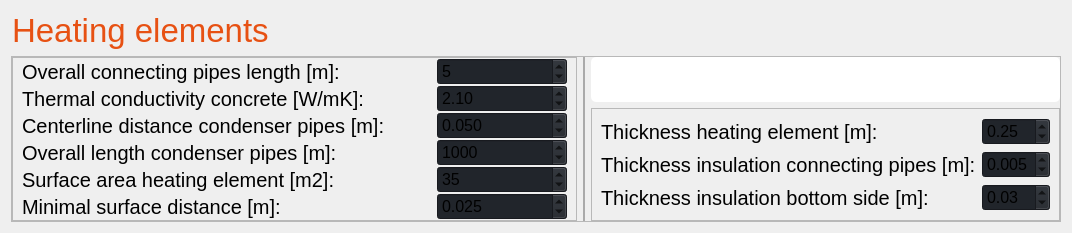
                     <widget class="QWidget" name="heating_element">
                      <layout class="QVBoxLayout" name="verticalLayout_57">
                       <item>
                        <widget class="QFrame" name="frame_71">
                         <property name="maximumSize">
                          <size>
                           <width>16777215</width>
                           <height>60</height>
                          </size>
                         </property>
                         <property name="styleSheet">
                          <string notr="true">background: transparent;</string>
                         </property>
                         <property name="frameShape">
                          <enum>QFrame::StyledPanel</enum>
                         </property>
                         <property name="frameShadow">
                          <enum>QFrame::Raised</enum>
                         </property>
                         <layout class="QVBoxLayout" name="verticalLayout_56">
                          <property name="spacing">
                           <number>0</number>
                          </property>
                          <property name="leftMargin">
                           <number>0</number>
                          </property>
                          <property name="topMargin">
                           <number>0</number>
                          </property>
                          <property name="rightMargin">
                           <number>0</number>
                          </property>
                          <property name="bottomMargin">
                           <number>0</number>
                          </property>
                          <item>
                           <widget class="QLabel" name="label_83">
                            <property name="font">
                             <font>
                              <pointsize>25</pointsize>
                              <italic>false</italic>
                              <bold>false</bold>
                             </font>
                            </property>
                            <property name="styleSheet">
                             <string notr="true">color: #e75113;background: transparent;</string>
                            </property>
                            <property name="text">
                             <string>Heating elements</string>
                            </property>
                           </widget>
                          </item>
                         </layout>
                        </widget>
                       </item>
                       <item>
                        <widget class="QFrame" name="frame_67">
                         <property name="frameShape">
                          <enum>QFrame::StyledPanel</enum>
                         </property>
                         <property name="frameShadow">
                          <enum>QFrame::Raised</enum>
                         </property>
                         <layout class="QGridLayout" name="gridLayout_27">
                          <property name="leftMargin">
                           <number>0</number>
                          </property>
                          <property name="topMargin">
                           <number>0</number>
                          </property>
                          <property name="rightMargin">
                           <number>0</number>
                          </property>
                          <property name="bottomMargin">
                           <number>0</number>
                          </property>
                          <item row="0" column="0" rowspan="2">
                           <widget class="QFrame" name="frame_68">
                            <property name="frameShape">
                             <enum>QFrame::StyledPanel</enum>
                            </property>
                            <property name="frameShadow">
                             <enum>QFrame::Raised</enum>
                            </property>
                            <layout class="QGridLayout" name="gridLayout_28">
                             <property name="leftMargin">
                              <number>9</number>
                             </property>
                             <property name="topMargin">
                              <number>0</number>
                             </property>
                             <property name="rightMargin">
                              <number>9</number>
                             </property>
                             <property name="bottomMargin">
                              <number>0</number>
                             </property>
                             <property name="horizontalSpacing">
                              <number>15</number>
                             </property>
                             <property name="verticalSpacing">
                              <number>0</number>
                             </property>
                             <item row="0" column="0">
                              <widget class="QLabel" name="label_73">
                               <property name="font">
                                <font>
                                 <pointsize>15</pointsize>
                                 <italic>false</italic>
                                 <bold>false</bold>
                                </font>
                               </property>
                               <property name="toolTip">
                                <string>&lt;html&gt;&lt;head/&gt;&lt;body&gt;&lt;p&gt;&lt;span style=&quot; font-size:11pt;&quot;&gt;Total length of all borehole-to-heating element connections (one connection per borehole).&lt;/span&gt;&lt;/p&gt;&lt;p&gt;&lt;span style=&quot; font-size:11pt;&quot;&gt;These connections contain the heatpipes from the boreholes as a bundle.&lt;/span&gt;&lt;/p&gt;&lt;/body&gt;&lt;/html&gt;</string>
                               </property>
                               <property name="toolTipDuration">
                                <number>30000</number>
                               </property>
                               <property name="text">
                                <string>Overall connecting pipes length [m]:</string>
                               </property>
                              </widget>
                             </item>
                             <item row="6" column="0">
                              <widget class="QLabel" name="label_77">
                               <property name="minimumSize">
                                <size>
                                 <width>400</width>
                                 <height>0</height>
                                </size>
                               </property>
                               <property name="maximumSize">
                                <size>
                                 <width>16777215</width>
                                 <height>16777215</height>
                                </size>
                               </property>
                               <property name="font">
                                <font>
                                 <pointsize>15</pointsize>
                                 <italic>false</italic>
                                 <bold>false</bold>
                                </font>
                               </property>
                               <property name="toolTip">
                                <string>&lt;html&gt;&lt;head/&gt;&lt;body&gt;&lt;p&gt;&lt;span style=&quot; font-size:11pt;&quot;&gt;Total area of thermal activated surface.&lt;/span&gt;&lt;/p&gt;&lt;/body&gt;&lt;/html&gt;</string>
                               </property>
                               <property name="toolTipDuration">
                                <number>30000</number>
                               </property>
                               <property name="text">
                                <string>Surface area heating element [m2]:</string>
                               </property>
                              </widget>
                             </item>
                             <item row="0" column="1">
                              <widget class="QSpinBox" name="sb_l_An">
                               <property name="minimumSize">
                                <size>
                                 <width>130</width>
                                 <height>0</height>
                                </size>
                               </property>
                               <property name="maximumSize">
                                <size>
                                 <width>16777215</width>
                                 <height>16777215</height>
                                </size>
                               </property>
                               <property name="font">
                                <font>
                                 <pointsize>12</pointsize>
                                 <italic>false</italic>
                                 <bold>false</bold>
                                </font>
                               </property>
                               <property name="styleSheet">
                                <string notr="true">background-color: rgb(33, 37, 43);</string>
                               </property>
                               <property name="minimum">
                                <number>1</number>
                               </property>
                               <property name="maximum">
                                <number>1000</number>
                               </property>
                               <property name="value">
                                <number>5</number>
                               </property>
                              </widget>
                             </item>
                             <item row="7" column="1">
                              <widget class="QDoubleSpinBox" name="sb_x_min">
                               <property name="font">
                                <font>
                                 <pointsize>12</pointsize>
                                 <italic>false</italic>
                                 <bold>false</bold>
                                </font>
                               </property>
                               <property name="styleSheet">
                                <string notr="true">background-color: rgb(33, 37, 43);</string>
                               </property>
                               <property name="decimals">
                                <number>3</number>
                               </property>
                               <property name="maximum">
                                <double>5.000000000000000</double>
                               </property>
                               <property name="value">
                                <double>0.025000000000000</double>
                               </property>
                              </widget>
                             </item>
                             <item row="7" column="0">
                              <widget class="QLabel" name="label_78">
                               <property name="font">
                                <font>
                                 <pointsize>15</pointsize>
                                 <italic>false</italic>
                                 <bold>false</bold>
                                </font>
                               </property>
                               <property name="toolTip">
                                <string>&lt;html&gt;&lt;head/&gt;&lt;body&gt;&lt;p&gt;&lt;span style=&quot; font-size:11pt;&quot;&gt;Minimum vertical piping-to-surface distance inside heating element.&lt;/span&gt;&lt;/p&gt;&lt;p&gt;&lt;span style=&quot; font-size:11pt;&quot;&gt;Schematics symbol: x_min&lt;/span&gt;&lt;/p&gt;&lt;/body&gt;&lt;/html&gt;</string>
                               </property>
                               <property name="toolTipDuration">
                                <number>30000</number>
                               </property>
                               <property name="text">
                                <string>Minimal surface distance [m]:</string>
                               </property>
                              </widget>
                             </item>
                             <item row="2" column="1">
                              <widget class="QDoubleSpinBox" name="sb_lambda_Bet">
                               <property name="font">
                                <font>
                                 <pointsize>12</pointsize>
                                 <italic>false</italic>
                                 <bold>false</bold>
                                </font>
                               </property>
                               <property name="styleSheet">
                                <string notr="true">background-color: rgb(33, 37, 43);</string>
                               </property>
                               <property name="decimals">
                                <number>2</number>
                               </property>
                               <property name="maximum">
                                <double>10.000000000000000</double>
                               </property>
                               <property name="singleStep">
                                <double>0.050000000000000</double>
                               </property>
                               <property name="value">
                                <double>2.100000000000000</double>
                               </property>
                              </widget>
                             </item>
                             <item row="2" column="0">
                              <widget class="QLabel" name="label_75">
                               <property name="font">
                                <font>
                                 <pointsize>15</pointsize>
                                 <italic>false</italic>
                                 <bold>false</bold>
                                </font>
                               </property>
                               <property name="toolTip">
                                <string>&lt;html&gt;&lt;head/&gt;&lt;body&gt;&lt;p&gt;&lt;span style=&quot; font-size:11pt;&quot;&gt;Thermal conductivity of concrete material heating element.&lt;/span&gt;&lt;/p&gt;&lt;p&gt;&lt;span style=&quot; font-size:11pt;&quot;&gt;Schematics symbol: lambda_C&lt;/span&gt;&lt;/p&gt;&lt;/body&gt;&lt;/html&gt;</string>
                               </property>
                               <property name="toolTipDuration">
                                <number>30000</number>
                               </property>
                               <property name="text">
                                <string>Thermal conductivity concrete [W/mK]:</string>
                               </property>
                              </widget>
                             </item>
                             <item row="4" column="0">
                              <widget class="QLabel" name="label_76">
                               <property name="font">
                                <font>
                                 <pointsize>15</pointsize>
                                 <italic>false</italic>
                                 <bold>false</bold>
                                </font>
                               </property>
                               <property name="toolTip">
                                <string>&lt;html&gt;&lt;head/&gt;&lt;body&gt;&lt;p&gt;&lt;span style=&quot; font-size:11pt;&quot;&gt;Centerline distance of the equidistant heatpipes inside the heating element.&lt;/span&gt;&lt;/p&gt;&lt;p&gt;&lt;span style=&quot; font-size:11pt;&quot;&gt;Schematics symbol: s_R&lt;/span&gt;&lt;/p&gt;&lt;/body&gt;&lt;/html&gt;</string>
                               </property>
                               <property name="text">
                                <string>Centerline distance condenser pipes [m]:</string>
                               </property>
                              </widget>
                             </item>
                             <item row="5" column="0">
                              <widget class="QLabel" name="label_74">
                               <property name="font">
                                <font>
                                 <pointsize>15</pointsize>
                                 <italic>false</italic>
                                 <bold>false</bold>
                                </font>
                               </property>
                               <property name="toolTip">
                                <string>&lt;html&gt;&lt;head/&gt;&lt;body&gt;&lt;p&gt;&lt;span style=&quot; font-size:11pt;&quot;&gt;Total length of all condensor pipes inside heating element.&lt;/span&gt;&lt;/p&gt;&lt;/body&gt;&lt;/html&gt;</string>
                               </property>
                               <property name="toolTipDuration">
                                <number>30000</number>
                               </property>
                               <property name="text">
                                <string>Overall length condenser pipes [m]:</string>
                               </property>
                              </widget>
                             </item>
                             <item row="4" column="1">
                              <widget class="QDoubleSpinBox" name="sb_s_R">
                               <property name="minimumSize">
                                <size>
                                 <width>130</width>
                                 <height>0</height>
                                </size>
                               </property>
                               <property name="maximumSize">
                                <size>
                                 <width>16777215</width>
                                 <height>16777215</height>
                                </size>
                               </property>
                               <property name="font">
                                <font>
                                 <pointsize>12</pointsize>
                                 <italic>false</italic>
                                 <bold>false</bold>
                                </font>
                               </property>
                               <property name="styleSheet">
                                <string notr="true">background-color: rgb(33, 37, 43);</string>
                               </property>
                               <property name="decimals">
                                <number>3</number>
                               </property>
                               <property name="maximum">
                                <double>10.000000000000000</double>
                               </property>
                               <property name="singleStep">
                                <double>0.001000000000000</double>
                               </property>
                               <property name="value">
                                <double>0.050000000000000</double>
                               </property>
                              </widget>
                             </item>
                             <item row="5" column="1">
                              <widget class="QSpinBox" name="sb_l_R">
                               <property name="font">
                                <font>
                                 <pointsize>12</pointsize>
                                 <italic>false</italic>
                                 <bold>false</bold>
                                </font>
                               </property>
                               <property name="styleSheet">
                                <string notr="true">background-color: rgb(33, 37, 43);</string>
                               </property>
                               <property name="maximum">
                                <number>5000</number>
                               </property>
                               <property name="value">
                                <number>1000</number>
                               </property>
                               <property name="displayIntegerBase">
                                <number>10</number>
                               </property>
                              </widget>
                             </item>
                             <item row="6" column="1">
                              <widget class="QSpinBox" name="sb_A_he">
                               <property name="font">
                                <font>
                                 <pointsize>12</pointsize>
                                 <italic>false</italic>
                                 <bold>false</bold>
                                </font>
                               </property>
                               <property name="styleSheet">
                                <string notr="true">background-color: rgb(33, 37, 43);</string>
                               </property>
                               <property name="maximum">
                                <number>10000</number>
                               </property>
                               <property name="value">
                                <number>35</number>
                               </property>
                              </widget>
                             </item>
                            </layout>
                           </widget>
                          </item>
                          <item row="0" column="1" rowspan="2">
                           <widget class="QFrame" name="frame_69">
                            <property name="minimumSize">
                             <size>
                              <width>2</width>
                              <height>0</height>
                             </size>
                            </property>
                            <property name="maximumSize">
                             <size>
                              <width>2</width>
                              <height>16777215</height>
                             </size>
                            </property>
                            <property name="styleSheet">
                             <string notr="true">background-color: rgb(221, 221, 221);
</string>
                            </property>
                            <property name="frameShape">
                             <enum>QFrame::StyledPanel</enum>
                            </property>
                            <property name="frameShadow">
                             <enum>QFrame::Raised</enum>
                            </property>
                           </widget>
                          </item>
                          <item row="1" column="2">
                           <widget class="QFrame" name="frame_70">
                            <property name="frameShape">
                             <enum>QFrame::StyledPanel</enum>
                            </property>
                            <property name="frameShadow">
                             <enum>QFrame::Raised</enum>
                            </property>
                            <layout class="QGridLayout" name="gridLayout_29">
                             <item row="3" column="0">
                              <widget class="QLabel" name="label_81">
                               <property name="font">
                                <font>
                                 <pointsize>15</pointsize>
                                 <italic>false</italic>
                                 <bold>false</bold>
                                </font>
                               </property>
                               <property name="toolTip">
                                <string>&lt;html&gt;&lt;head/&gt;&lt;body&gt;&lt;p&gt;&lt;span style=&quot; font-size:11pt;&quot;&gt;Thickness of insulation of borehole-to-heating element connections.&lt;/span&gt;&lt;/p&gt;&lt;/body&gt;&lt;/html&gt;</string>
                               </property>
                               <property name="toolTipDuration">
                                <number>30000</number>
                               </property>
                               <property name="text">
                                <string>Thickness insulation connecting pipes [m]:</string>
                               </property>
                              </widget>
                             </item>
                             <item row="2" column="1">
                              <widget class="QDoubleSpinBox" name="sb_D_he">
                               <property name="font">
                                <font>
                                 <pointsize>12</pointsize>
                                 <italic>false</italic>
                                 <bold>false</bold>
                                </font>
                               </property>
                               <property name="styleSheet">
                                <string notr="true">background-color: rgb(33, 37, 43);</string>
                               </property>
                               <property name="decimals">
                                <number>2</number>
                               </property>
                               <property name="maximum">
                                <double>1.000000000000000</double>
                               </property>
                               <property name="singleStep">
                                <double>0.001000000000000</double>
                               </property>
                               <property name="value">
                                <double>0.250000000000000</double>
                               </property>
                              </widget>
                             </item>
                             <item row="4" column="0">
                              <widget class="QLabel" name="label_79">
                               <property name="font">
                                <font>
                                 <pointsize>15</pointsize>
                                 <italic>false</italic>
                                 <bold>false</bold>
                                </font>
                               </property>
                               <property name="toolTip">
                                <string>&lt;html&gt;&lt;head/&gt;&lt;body&gt;&lt;p&gt;&lt;span style=&quot; font-size:11pt;&quot;&gt;Thickness of insulation layer on the bottom side of heating element.&lt;/span&gt;&lt;/p&gt;&lt;p&gt;&lt;span style=&quot; font-size:11pt;&quot;&gt;Schematics symbol: D_iso,he&lt;/span&gt;&lt;/p&gt;&lt;/body&gt;&lt;/html&gt;</string>
                               </property>
                               <property name="toolTipDuration">
                                <number>30000</number>
                               </property>
                               <property name="text">
                                <string>Thickness insulation bottom side [m]:</string>
                               </property>
                              </widget>
                             </item>
                             <item row="4" column="1">
                              <widget class="QDoubleSpinBox" name="sb_D_iso_he">
                               <property name="font">
                                <font>
                                 <pointsize>12</pointsize>
                                 <italic>false</italic>
                                 <bold>false</bold>
                                </font>
                               </property>
                               <property name="styleSheet">
                                <string notr="true">background-color: rgb(33, 37, 43);</string>
                               </property>
                               <property name="decimals">
                                <number>2</number>
                               </property>
                               <property name="maximum">
                                <double>1.000000000000000</double>
                               </property>
                               <property name="singleStep">
                                <double>0.001000000000000</double>
                               </property>
                               <property name="value">
                                <double>0.030000000000000</double>
                               </property>
                              </widget>
                             </item>
                             <item row="2" column="0">
                              <widget class="QLabel" name="label_82">
                               <property name="minimumSize">
                                <size>
                                 <width>290</width>
                                 <height>0</height>
                                </size>
                               </property>
                               <property name="maximumSize">
                                <size>
                                 <width>16777215</width>
                                 <height>16777215</height>
                                </size>
                               </property>
                               <property name="font">
                                <font>
                                 <pointsize>15</pointsize>
                                 <italic>false</italic>
                                 <bold>false</bold>
                                </font>
                               </property>
                               <property name="toolTip">
                                <string>&lt;html&gt;&lt;head/&gt;&lt;body&gt;&lt;p&gt;&lt;span style=&quot; font-size:11pt;&quot;&gt;Heating element vertical thickness.&lt;/span&gt;&lt;/p&gt;&lt;p&gt;&lt;span style=&quot; font-size:11pt;&quot;&gt;Schematics symbol: D_he&lt;/span&gt;&lt;/p&gt;&lt;/body&gt;&lt;/html&gt;</string>
                               </property>
                               <property name="toolTipDuration">
                                <number>30000</number>
                               </property>
                               <property name="text">
                                <string>Thickness heating element [m]:</string>
                               </property>
                              </widget>
                             </item>
                             <item row="3" column="1">
                              <widget class="QDoubleSpinBox" name="sb_D_iso_an">
                               <property name="font">
                                <font>
                                 <pointsize>12</pointsize>
                                 <italic>false</italic>
                                 <bold>false</bold>
                                </font>
                               </property>
                               <property name="styleSheet">
                                <string notr="true">background-color: rgb(33, 37, 43);</string>
                               </property>
                               <property name="decimals">
                                <number>3</number>
                               </property>
                               <property name="maximum">
                                <double>1.000000000000000</double>
                               </property>
                               <property name="singleStep">
                                <double>0.001000000000000</double>
                               </property>
                               <property name="value">
                                <double>0.005000000000000</double>
                               </property>
                              </widget>
                             </item>
                            </layout>
                           </widget>
                          </item>
                          <item row="0" column="2">
                           <widget class="QWidget" name="widget_borehole_3" native="true">
                            <property name="styleSheet">
                             <string notr="true">image: url(:/images/images/images/heating_element.png); 
background-color: rgb(255, 255, 255);
/*background-color: rgba(221, 221, 221, 200);*/
border-radius: 5px;</string>
                            </property>
                           </widget>
                          </item>
                         </layout>
                        </widget>
                       </item>
                      </layout>
                     </widget>
